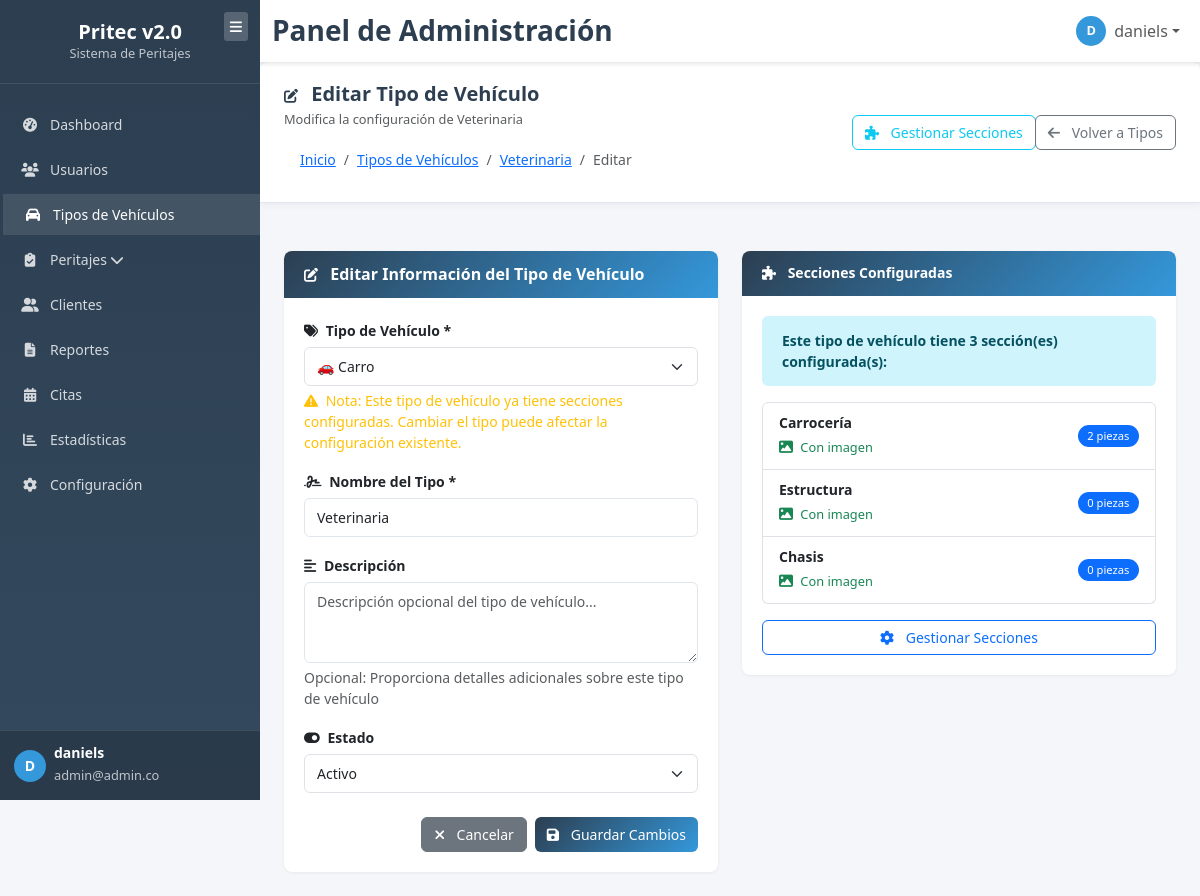
The page /vehicle-types/2/edit (signed in) on the database its author committed.
### tables this page shows
CREATE TABLE IF NOT EXISTS `vehicle_types` (
  `id` int NOT NULL AUTO_INCREMENT,
  `type` enum('carro','moto') NOT NULL,
  `name` varchar(100) NOT NULL,
  `description` text,
  `status` enum('active','inactive') DEFAULT 'active',
  `created_at` timestamp NULL DEFAULT CURRENT_TIMESTAMP,
  `updated_at` timestamp NULL DEFAULT CURRENT_TIMESTAMP ON UPDATE CURRENT_TIMESTAMP,
  PRIMARY KEY (`id`),
  KEY `idx_vehicle_types_status` (`status`),
  KEY `idx_vehicle_types_type` (`type`)
);

CREATE TABLE IF NOT EXISTS `vehicle_sections` (
  `id` int NOT NULL AUTO_INCREMENT,
  `vehicle_type_id` int NOT NULL,
  `section_name` enum('carroceria','estructura','chasis') NOT NULL,
  `image_path` varchar(255) DEFAULT NULL,
  `created_at` timestamp NULL DEFAULT CURRENT_TIMESTAMP,
  `updated_at` timestamp NULL DEFAULT CURRENT_TIMESTAMP ON UPDATE CURRENT_TIMESTAMP,
  PRIMARY KEY (`id`),
  UNIQUE KEY `unique_section_per_vehicle` (`vehicle_type_id`,`section_name`),
  KEY `idx_vehicle_sections_vehicle_type` (`vehicle_type_id`),
  CONSTRAINT `vehicle_sections_ibfk_1` FOREIGN KEY (`vehicle_type_id`) REFERENCES `vehicle_types` (`id`) ON DELETE CASCADE
);

### app/views/vehicle_types/edit.php (the view, shortened to what the rows shown need)
<link href="<?= ASSETS_URL ?>css/vehicle-types.css" rel="stylesheet">
<div class="content-body">
    <div class="row">
        <div class="col-md-8 col-lg-6">
            <div class="card vehicle-type-card">
                <div class="card-body">
                    <form id="editVehicleTypeForm" novalidate>
                        <div class="mb-3">
                            <label for="type" class="form-label">
                                <i class="fas fa-tags me-1"></i>
                                Tipo de Vehículo *
                            </label>
                            <select class="form-select" id="type" name="type" required>
                                <option value="carro" <?= $vehicleType['type'] === 'carro' ? 'selected' : '' ?>>🚗 Carro</option>
                            </select>
                            <?php if (count($sections) > 0): ?>
                            <div class="form-text text-warning">
                                <i class="fas fa-exclamation-triangle me-1"></i>
                                Nota: Este tipo de vehículo ya tiene secciones configuradas. Cambiar el tipo puede afectar la configuración existente.
                            </div>
                            <?php endif; ?>
                        </div>
                        <div class="mb-3">
                            <label for="name" class="form-label">
                                <i class="fas fa-signature me-1"></i>
                                Nombre del Tipo *
                            </label>
                            <input type="text"
                                   class="form-control"
                                   id="name"
                                   name="name"
                                   required
                                   value="<?= htmlspecialchars($vehicleType['name']) ?>"
                                   placeholder="Ej: Sedán Compacto, Motocicleta Deportiva">
                        </div>
                        <div class="mb-4">
                            <label for="status" class="form-label">
                                <i class="fas fa-toggle-on me-1"></i>
                                Estado
                            </label>
                            <select class="form-select" id="status" name="status">
                                <option value="active" <?= $vehicleType['status'] === 'active' ? 'selected' : '' ?>>Activo</option>
                            </select>
                        </div>
                    </form>
                </div>
            </div>
        </div>
        <div class="col-md-4 col-lg-6">
            <div class="card">
                <div class="card-body">
                    <?php if (count($sections) > 0): ?>
                        <div class="list-group">
                            <?php foreach ($sections as $section): ?>
                            <div class="list-group-item d-flex justify-content-between align-items-center">
                                <div>
                                    <h6 class="mb-1"><?= htmlspecialchars($section['name']) ?></h6>
                                    <?php if ($section['image_path']): ?>
                                    <small class="text-success">
                                        <i class="fas fa-image me-1"></i>
                                        Con imagen
                                    </small>
                                    <?php endif; ?>
                                </div>
                                <span class="badge bg-primary rounded-pill">
                                    <?= $section['pieces_count'] ?? 0 ?> piezas
                                </span>
                            </div>
                            <?php endforeach; ?>
                        </div>
                    <?php endif; ?>
                </div>
            </div>
        </div>
    </div>
</div>
<?php
include APP_PATH . '/views/layouts/app.php';
?>

### rows shown on the page
vehicle_types: type "🚗 Carro", name "Veterinaria", status "Activo"
vehicle_sections: name "Carrocería", shows "Con imagen", pieces_count "2"
vehicle_sections: name "Estructura", shows "Con imagen", pieces_count "0"
vehicle_sections: name "Chasis", shows "Con imagen", pieces_count "0"

### other values the page prints
substr($_SESSION['full_name'] ?? 'U', 0, 1) "D"
$_SESSION['full_name'] "daniels"
$_SESSION['email'] "admin@admin.co"
$config['title'] "Editar Tipo de Vehículo"
$config['subtitle'] "Modifica la configuración de Veterinaria"
$breadcrumb['text'] "Inicio"
$breadcrumb['text'] "Tipos de Vehículos"
$breadcrumb['text'] "Veterinaria"
$breadcrumb['text'] "Editar"
$action['text'] "Gestionar Secciones"
$action['text'] "Volver a Tipos"
count($sections) "3"
